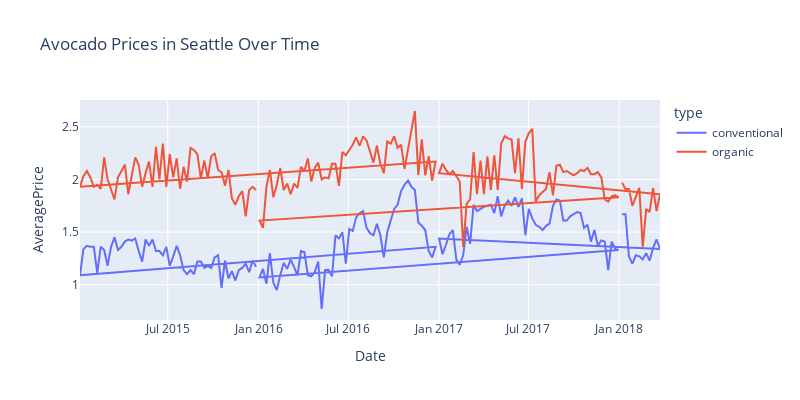

This figure's notebook cell:
### Markdown cell above
Conventional type of avocado seemed to have the highest volume sales as compared to Organic.

### Code cell
print(avocado['type'].value_counts(dropna=False))
print(avocado['region'].value_counts(dropna=False))

msk = avocado['region'] == 'NewYork'

# Plot avocado prices in Seattle over time, categorized by avocado type
fig = px.line(avocado[msk], x='Date', y='AveragePrice', color='type', title='Avocado Prices in Seattle Over Time', height=400, width=800)
fig.show()

### Figure 1 — Plotly figure (JSON) as saved in the notebook; plotly's stock layout.template omitted (floating-point values rounded to 4 significant figures; data arrays with more than 128 entries replaced by an {"elided": "..."} marker saying what was removed)
{"data": [{"hovertemplate": "type=conventional<br>Date=%{x}<br>AveragePrice=%{y}<extra></extra>", "legendgroup": "conventional", "line": {"color": "#636efa", "dash": "solid"}, "marker": {"symbol": "circle"}, "mode": "lines", "name": "conventional", "orientation": "v", "showlegend": true, "type": "scatter", "x": {"elided": "169 str values"}, "xaxis": "x", "y": {"elided": "169 float values"}, "yaxis": "y"}, {"hovertemplate": "type=organic<br>Date=%{x}<br>AveragePrice=%{y}<extra></extra>", "legendgroup": "organic", "line": {"color": "#EF553B", "dash": "solid"}, "marker": {"symbol": "circle"}, "mode": "lines", "name": "organic", "orientation": "v", "showlegend": true, "type": "scatter", "x": {"elided": "169 str values"}, "xaxis": "x", "y": {"elided": "169 float values"}, "yaxis": "y"}], "layout": {"height": 400, "legend": {"title": {"text": "type"}, "tracegroupgap": 0}, "title": {"text": "Avocado Prices in Seattle Over Time"}, "width": 800, "xaxis": {"anchor": "y", "autorange": true, "domain": [0, 1], "range": ["2015-01-04", "2018-03-25"], "title": {"text": "Date"}, "type": "date"}, "yaxis": {"anchor": "x", "autorange": true, "domain": [0, 1], "range": [0.6656, 2.754], "title": {"text": "AveragePrice"}, "type": "linear"}}}
